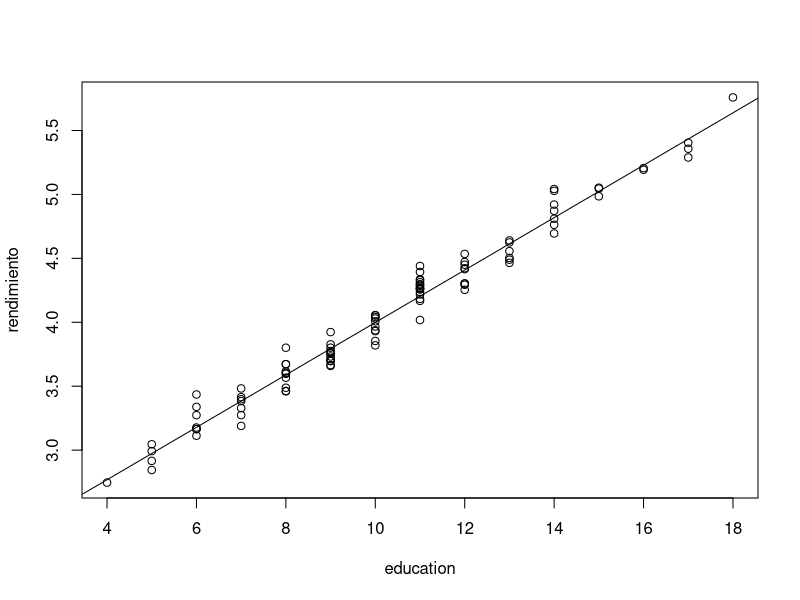

R code for this plot:
# Understanding Linear Regression

# crear datatos
n1 = 100
education  = rpois(n = n1, lambda = 10)
rendimiento = 2 + 0.2 * education + rnorm(n = n1, mean = 0,  sd = 0.1)

# correr modelo 
summary(lm(rendimiento ~ education))

# graficar 
plot(education, rendimiento)
abline(lm(rendimiento ~ education))